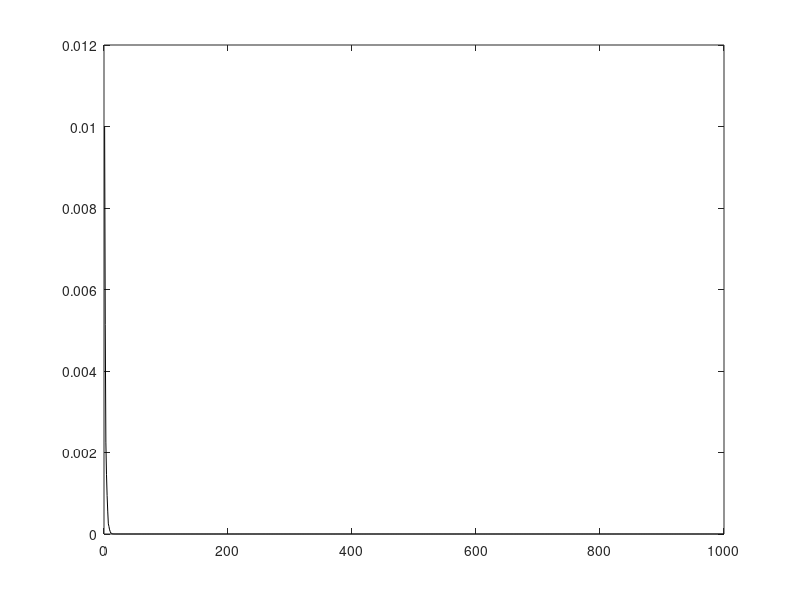

The MATLAB source for this figure:
Tmax = 100;
dt = 0.1;
mu = 0.5;
numRuns = 10;
T = linspace(0,Tmax,Tmax/dt);
dW = randn(numRuns,length(T));
X = zeros(numRuns,length(T));
lambda = -1.0;
theta = 0.5;

% EM scheme
% for i = 1:numRuns
%    X_j = 1.1;
%    X(i,1) = X_j;
%    for j = 2:length(T)
%       X_j = X_j - lambda*X_j*(1-X_j)*dt - mu*X_j*(1-X_j)*sqrt(dt)*dW(i,j);
%       X(i,j) = X_j;
%    end
% end

% % Milstein scheme
% for i = 1:numRuns
%    X_j = 1.1;
%    X(i,1) = X_j;
%    for j = 2:length(T)
%       X_j = X_j - lambda*X_j*(1-X_j)*dt - mu*X_j*(1-X_j)*sqrt(dt)*dW(i,j) - 0.5*(mu*mu*X_j*(1-X_j) - 2*mu*mu*X_j*X_j*(1-X_j));
%       X(i,j) = X_j;
%    end
% end

% semi-implicit Milstein scheme
for i = 1:numRuns
   X_j = 1.1;
   X(i,1) = X_j;
   for j = 2:length(T)
       % use anonymous function to define newton-raphson root quickly
       milstein = @(x) x*(1+theta*lambda*dt*(1-x)) - (X_j - lambda*X_j*(1-X_j)*dt - mu*X_j*(1-X_j)*sqrt(dt)*dW(i,j) - 0.5*(mu*mu*X_j*(1-X_j) - 2*mu*mu*X_j*X_j*(1-X_j)));
       x = fzero(milstein, X_j);
       X_j = x;
       X(i,j) = X_j;
   end
end

err = (X-1);
err = err.^2;
mErr = mean(err);
plot(mErr, 'Color', 'black')

% hold on
% for i = 1:numRuns
%    plot(X(i,:)) 
% end
% hold off